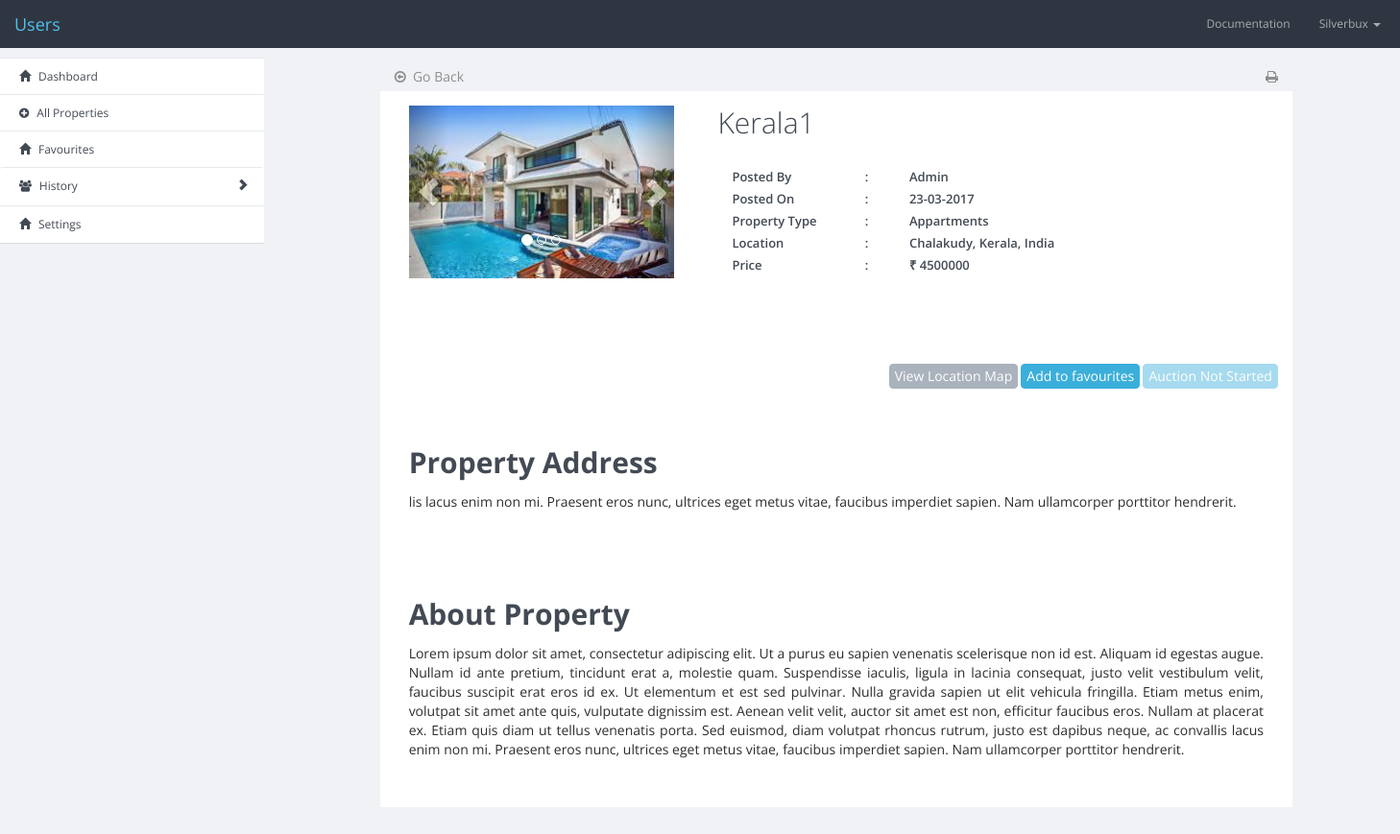
Screenshot of /users/viewproperty.php?propertyid=19 (signed in) with the database file from the repository.
### tables this page shows
CREATE TABLE IF NOT EXISTS `propertyimages` (
  `id` int(11) NOT NULL AUTO_INCREMENT,
  `property_id` int(11) NOT NULL,
  `image` text NOT NULL,
  PRIMARY KEY (`id`)
);

CREATE TABLE IF NOT EXISTS `properties` (
  `id` int(11) NOT NULL AUTO_INCREMENT,
  `userid` text NOT NULL,
  `title` text NOT NULL,
  `address` text NOT NULL,
  `description` text NOT NULL,
  `property_type` int(11) NOT NULL,
  `price` text NOT NULL,
  `latitude` text NOT NULL,
  `location` text NOT NULL,
  `longitude` text NOT NULL,
  `posteddate` text NOT NULL,
  `status` text NOT NULL,
  PRIMARY KEY (`id`)
);

CREATE TABLE IF NOT EXISTS `property_types` (
  `id` int(11) NOT NULL AUTO_INCREMENT,
  `property_type` text NOT NULL,
  PRIMARY KEY (`id`)
);

### libs/Functions.php (called while the page is built, shortened)
<?php
require_once ('DbConnection.php');
class Functions extends DbConnection {
public function getPropertyTypeById($typeid) {
	$query = "SELECT * FROM property_types WHERE id='$typeid'";
	$output = $this->getData($query);
	return $output;
}
public function getAllPropertiesById($id) {
	$query = "SELECT * FROM properties WHERE id='$id'";
	$output = $this->getData($query);
	return $output;
}
public function getAllPropertyImagesByPropertyid($propertyid){
	$query = "SELECT * FROM propertyimages WHERE property_id = '$propertyid'";
	$output = $this->getData($query);
	return $output;
}
public function getAuctionByPropertyid($propertyid){
	$query = "SELECT * FROM auctions WHERE property_id = '$propertyid'";
	$output = $this->getData($query);
	return $output;
}
public function getFavouritesByUserIdAndPropertyId($loginid,$propertyid){
	$query = "SELECT * FROM favourites WHERE userid='$loginid' AND propertyid='$propertyid'";
	$output = $this->getData($query);
	return $output;
}
public function getDateDifference($date1,$date2) {
	$date1				=	date_create($date1);
	$date2				=	date_create($date2);
	$difference		= date_diff($date1,$date2);
	$daysdifference =  $difference->format("%R%a");
	return $daysdifference;
}
public function changeToNewPassword($loginid,$table,$email,$mailverification) { ?>
<?php }
} ?>

### libs/DbConnection.php (called while the page is built, shortened)
<?php
class DbConnection {
    private $_host = "localhost";
    private $_username = "root";
    private $_password = "";
    private $_database = "pro_realestate";
    public $connection;
    function __construct() {
        $this->connection = new mysqli($this->_host, $this->_username, $this->_password, $this->_database);
    }
    public function getData($query) {
        $result = $this->connection->query($query) or die(mysqli_error($this->connection));
        return mysqli_fetch_all($result, MYSQLI_ASSOC);
    }
}

### users/viewproperty.php (the view, shortened to what this page needs)
<?php
$today = date("Y-m-d");
include './includes/header.php';
$propertyid = $_GET['propertyid'];
$propertydatas = $functions->getAllPropertiesById($propertyid);
$allpropertyimages= $functions->getAllPropertyImagesByPropertyid($propertyid);
$imagecount = sizeof($allpropertyimages);
$propertydatas = $propertydatas[0];
$proptitle = $propertydatas['title'];
$posteduserid = $propertydatas['userid'];
$postedby = $propertydatas['userid'];
$description = $propertydatas['description'];
$agentname = $postedby;
$posteddate = $propertydatas['posteddate'];
$posteddate = date("d-m-Y", strtotime($posteddate));
$propaddress = $propertydatas['address'];
$propertytype = $propertydatas['property_type'];
$propertytype = $functions->getPropertyTypeById($propertytype);
$propertytype = $propertytype[0]['property_type'];
$price = $propertydatas['price'];
$location = $propertydatas['location'];
$latitude = $propertydatas['latitude'];
$longitude = $propertydatas['longitude'];
$auctiondata = $functions->getAuctionByPropertyid($propertyid);
$solddata = $functions->getPropertiesSoldByPropertyId($propertyid);
if($auctiondata){
	$auctionstartdate = $auctiondata[0]['start_date'];
	$todayAndAuctionStartDateDifference= $functions->getDateDifference($today,$auctionstartdate);
}
$favouritesdatas = $functions->getFavouritesByUserIdAndPropertyId($loginid,$propertyid);
?>
<div class="col-xs-offset-1 col-xs-10 property_lg_maincontainer">
	<div class="col-xs-12" >
		<a class='pull-left' href="allproperties.php" style="color:#2d2d2d;font-size:14px;opacity:0.5"><i class="fa fa-arrow-circle-o-left"></i>&nbsp; Go Back</a>
		<a class='pull-right' href="allproperties.php" style="color:#2d2d2d;font-size:14px;opacity:0.5"><i class="fa fa-print"></i></a>
	</div>
	<div class="col-xs-12 property_lg_div materialshadow">
		<div class="col-xs-4 property_lg_imagediv">
			<div id="carousel-content-row-generic" class="carousel slide" data-ride="carousel">
				<ol class="carousel-indicators">
					<?php for($i=0;$i<$imagecount;$i++){ ?>
					<li data-target="#carousel-content-row-generic" data-slide-to="<?=$i?>" class="<?php if(($i === 0)){ ?>active<?php }?>"></li>
					<?php } ?>
				</ol>
				<div class="carousel-inner">
					<?php
						$imagenumber = 0;
						foreach($allpropertyimages as $propertyimages){
							$image   = $propertyimages['image'];
							$image   = '.'.$image;
							$imagenumber++;
					 ?>
					<div class="item propertiesimagecontainer <?php if($imagenumber === 1){ ?>active<?php }?>">
						<img src="<?=$image?>">
					</div>
					<?php } ?>
				</div>
				<a class="left carousel-control" href="#carousel-content-row-generic" data-slide="prev">
					<span class="glyphicon glyphicon-chevron-left"></span>
				</a>
				<a class="right carousel-control" href="#carousel-content-row-generic" data-slide="next">
					<span class="glyphicon glyphicon-chevron-right"></span>
				</a>
			</div>
		</div>
		<div class="col-xs-8 property_lg_headData">
			<div class="col-xs-12 property_lg_heading text-capitalize"><?=$proptitle?></div>
			<div class="col-xs-12 property_lg_other_datas" style="font-weight:600" >
				<div class="col-xs-12" style="padding:0">
					<div class="col-xs-3">Posted By</div>
					<div class="col-xs-1">:</div>
					<div class="col-xs-8 text-capitalize"><?=$agentname?> &nbsp;&nbsp;&nbsp; <?php if($posteduserid !== 'admin'){?><a href="posteduserprofile.php?userid=<?=$posteduserid?>">View User Profile</a><?php } ?></div>
				</div>
				<div class="col-xs-12" style="padding:0">
					<div class="col-xs-3">Posted On</div>
					<div class="col-xs-1">:</div>
					<div class="col-xs-8 text-capitalize"><?=$posteddate?></div>
				</div>
				<div class="col-xs-12" style="padding:0">
					<div class="col-xs-3">Property Type</div>
					<div class="col-xs-1">:</div>
					<div class="col-xs-8 text-capitalize"><?=$propertytype?></div>
				</div>
					<div class="col-xs-12" style="padding:0">
						<div class="col-xs-3">Location</div>
						<div class="col-xs-1">:</div>
						<div class="col-xs-8 text-capitalize"><?=$location?></div>
					</div>
						<div class="col-xs-12" style="padding:0">
							<div class="col-xs-3">Price</div>
							<div class="col-xs-1">:</div>
							<div class="col-xs-8 text-capitalize">₹&nbsp;<?=$price?></div>
						</div>
			</div>
				<div class="col-xs-12 property_lg_btn_container text-right">
					<button type="button" name="button" class='btn btn-toolbar btn-fill viewinmap' data-mapurl="https://maps.google.com/maps?q=<?=$latitude?>,<?=$longitude?>&hl=es;z=14&amp;output=embed"  data-toggle="modal" data-target=".viewlocationinmap">View Location Map</button>
					<?php if($loginid !== $posteduserid) { ?>
					<span class='favbtn'>
							<?php
							if($favouritesdatas){
								$favouriteid = $favouritesdatas[0]['id'];
								?>
								<button type="button" data-logintype="<?=$logintype?>" data-agentid="<?=$loginid?>" data-propid="<?=$propertyid?>"  data-favid="<?=$favouriteid?>" name="button" class='btn btn-warning btn-fill  removefav'>Remove from favourites</button>
							<?php }else{ ?>
								<button type="button" data-logintype="<?=$logintype?>" data-agentid="<?=$loginid?>" data-propid="<?=$propertyid?>" name="button" class='btn btn-primary  btn-fill addfav'>Add to favourites</button>
							<?php } ?>
					</span>
					<?php
					 if($auctiondata){
								if($todayAndAuctionStartDateDifference < 0){ ?> <button type="button" name="button" class='btn btn-primary' disabled>Auction Ended</button>  <?php }
								elseif($todayAndAuctionStartDateDifference > 0){ ?> <button type="button" class='btn btn-primary' name="button" disabled>Auction Not Started</button> <?php }
							} else { if($solddata){?>
								<button type="button" name="button" class='btn btn-primary btn-fill'>Sold</button>
					<?php	}
				}
			} ?>
			</div>
		</div>
		<div class="col-xs-12" style="padding-top:25px;padding-bottom:25px">
			<h3>Property Address</h3>
			<p class='text-justify' style="color:#2d2d2d;font-size:14px;"><?=$propaddress?></p>
		</div>
		<div class="col-xs-12" style="padding-top:25px;padding-bottom:25px">
			<h3>About Property</h3>
			<p class='text-justify' style="color:#2d2d2d;font-size:14px;"><?=$description?></p>
		</div>
	</div>
</div>
<?php include './includes/footer.php'; ?>

### assets/css/custom.css (style rules this page uses)
.propertiesimagecontainer { height: 180px; }
a { text-decoration: none !important; }
img { height: 100%; width: 100%; object-fit: cover; }
.fa { cursor: pointer; transition: all 0.25s ease-in-out; }
.property_lg_maincontainer { padding:10px 5px 50px; }
.property_lg_div { padding: 15px; background-color:#fff; }
.property_lg_imagediv { height: 300px; }
.property_lg_other_datas { padding-top: 25px; font-size: 13px; line-height: 18px; font-weight: 400; }
.property_lg_headData { height: 300px; }
.property_lg_heading { font-size: 30px; line-height: 35px; font-weight: 300; }
.property_lg_btn_container { position: absolute; bottom:0; }
.property_lg_btn_container > button { padding: 2px 5px; }
.property_lg_btn_container > span > button { padding: 2px 5px; }

### rows the page displays
properties: title "Kerala1", userid "Admin", posteddate "23-03-2017", location "Chalakudy, Kerala, India", price "4500000", address "lis lacus enim non mi. Praesent eros nunc, ultrices eget metus vitae, faucibus imperdiet sapien. Nam ullamcorper porttitor hendrerit.", description "Lorem ipsum dolor sit amet, consectetur adipiscing elit. Ut a purus eu sapien venenatis scelerisque non id est. Aliquam id egestas augue. Nullam id ante pretium, tincidunt erat a, molestie quam. Suspendisse iaculis, ligula in lacinia consequat, justo velit vestibulum velit, faucibus suscipit erat eros id ex. Ut elementum et est sed pulvinar. Nulla gravida sapien ut elit vehicula fringilla. Etiam metus enim, volutpat sit amet ante quis, vulputate dignissim est. Aenean velit velit, auctor sit amet est non, efficitur faucibus eros. Nullam at placerat ex. Etiam quis diam ut tellus venenatis porta. Sed euismod, diam volutpat rhoncus rutrum, justo est dapibus neque, ac convallis lacus enim non…"
property_types: property_type "Appartments"
